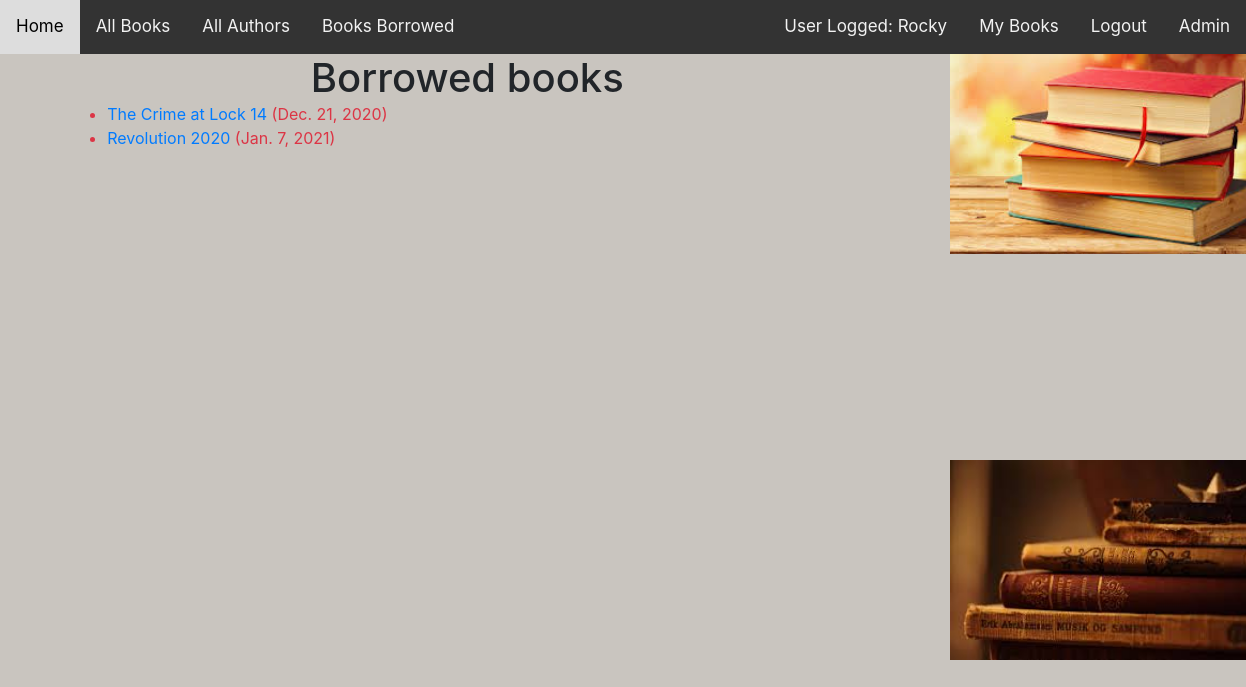
Screenshot of /catalog/mybooks/ (signed in) with the database file from the repository.
### catalog/models.py (models this page shows, shortened)
class BookInstance(models.Model):
    id = models.UUIDField(primary_key=True, default=uuid.uuid4(), editable=True, help_text="Unique ID of this book")
    book = models.ForeignKey('Book', on_delete=models.SET_NULL, null=True)
    imprint = models.CharField(max_length=200)
    due_back = models.DateField(null=True, blank=True)
    LOAN_STATUS = (
        ('m', "Maintainance"),
        ('o', "On Loan"),
        ('a', "Available"),
        ('r', "Reserved")
    )
    borrower = models.ForeignKey(User, on_delete=models.SET_NULL, null=True, blank=True)
    status=models.CharField(
        max_length=1,
        choices=LOAN_STATUS,
        blank=True,
        default='m',
        help_text='Book Availability')
    class Meta:
        ordering = ['due_back']
        permissions = (("can_mark_returned", "Set book as returned"),)
    @property
    def is_overdue(self):
        if self.due_back and date.today() > self.due_back:
            return True
        return False

class Book(models.Model):
    title = models.CharField(max_length=200)
    author = models.ForeignKey('Author', on_delete=models.SET_NULL, null=True)
    summary = models.TextField(max_length=1000, help_text="Give a description about this book")
    isbn = models.CharField('ISBN', max_length=13, unique=True, help_text='refer mozilla')
    genre = models.ManyToManyField(Genre, help_text="Select a genre for this book")
    language = models.ForeignKey('Language', on_delete=models.SET_NULL, null=True)

### catalog/views.py (the view)
# urls.py: path('mybooks/', views.LoanedBooksByUserListView.as_view(), name='my-borrowed'),
class LoanedBooksByUserListView(LoginRequiredMixin, generic.ListView):
        model = BookInstance
        template_name = 'catalog/book_instance_list_borrowed_user.html'
        paginate_by = 3
        def get_queryset(self):
            return BookInstance.objects.filter(borrower=self.request.user).filter(status__exact='o').order_by('due_back')

### catalog/templates/catalog/book_instance_list_borrowed_user.html
{% extends "base_generic.html" %}
{% block content %}
    <h1 style="text-align: center">Borrowed books</h1>
    {% if bookinstance_list %}
    <ul>
      {% for bookinst in bookinstance_list %}
      <li class="{% if bookinst.is_overdue %}text-danger{% endif %}">
        <a href="{% url 'book-detail' bookinst.book.pk %}">{{bookinst.book.title}}</a> ({{ bookinst.due_back }})
      </li>
      {% endfor %}
    </ul>
    {% else %}
      <p style="padding-left:50%">Sorry.There are no books issued in your name.</p>
    {% endif %}
{% endblock %}

### catalog/templates/base_generic.html (shortened to what this page needs)
<!DOCTYPE html>
<html lang="en">
<head>
  <link rel="stylesheet" href="https://cdn.jsdelivr.net/npm/bootstrap@4.5.3/dist/css/bootstrap.min.css">
  {% load static %}
    <link rel="stylesheet" href="{% static 'css/style.css' %}">
</head>
<body>
    <div class="container-fluid">
        <div class="row">
              <div class="topnav">
                  <a href="{% url 'catalog:index' %}">Home</a>
                  <a href="{% url 'catalog:books' %}">All Books</a>
                  <a href="{% url 'catalog:author' %}">All Authors</a>
                  <a href="{% url 'catalog:all-users-borrowed' %}"> Books Borrowed</a>
                  <div class="top-right">
                    <ul>
                     {% if user.is_authenticated %}
                          <a href="#">User Logged: {{ user.get_username }} </a>
                          <a href="{% url 'catalog:my-borrowed' %}">My Books</a>
                          <a href="{% url 'logout' %}?next={{request.path}}">Logout</a>
                     {% else %}
                          <a  href="{% url 'login' %}?next={{request.path}}">Login</a>
                     {% endif %}
                          <a href="{% url 'admin:index' %}">Admin</a>
                     </ul>
                   </div>
              </div>
      <div class="col-sm-9 ">{% block content %}{% endblock %}</div>
      <div class="col-2" >
          <img src="../../static/images/books.jfif" width="auto" height="200px" />
          <iframe width="320px" height="200px" src="https://www.youtube.com/embed/PeLoyrDqL_A" frameborder="0" allow="accelerometer; autoplay; clipboard-write; encrypted-media; gyroscope; picture-in-picture" allowfullscreen></iframe>
          <img src="../../static/images/books3.jfif" width="320px" height="200px" />
      </div>
      </div>
    </div>
</body>
</html>

### catalog/static/css/style.css (style rules this page uses)
.topnav { background-color: #333; overflow: hidden; display: inline-block; width: 100%; }
.topnav a { float: left; color: #f2f2f2; text-align: center; padding: 14px 16px; text-decoration: none; font-size: 17px; }
.top-right { float: right; }
body { background-repeat: no-repeat; background-position: right 40px; height:200px; background-color: rgb(201, 197, 191); }
h1, h2, p, ul { max-width: 800px; margin: auto; }

### rows the page displays
BookInstance: book "The Crime at Lock 14", due_back "Dec. 21, 2020"
BookInstance: book "Revolution 2020", due_back "Jan. 7, 2021"

### other values shown
{{ user.get_username }} "Rocky"
